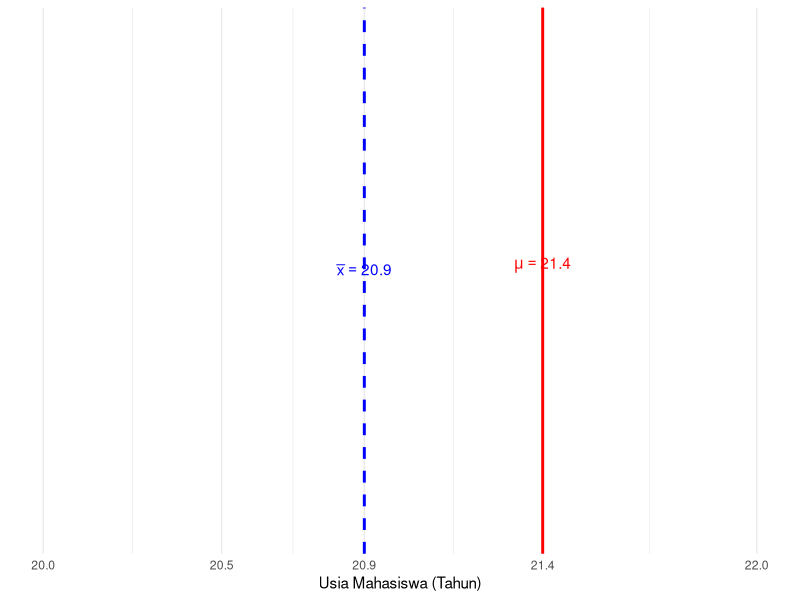
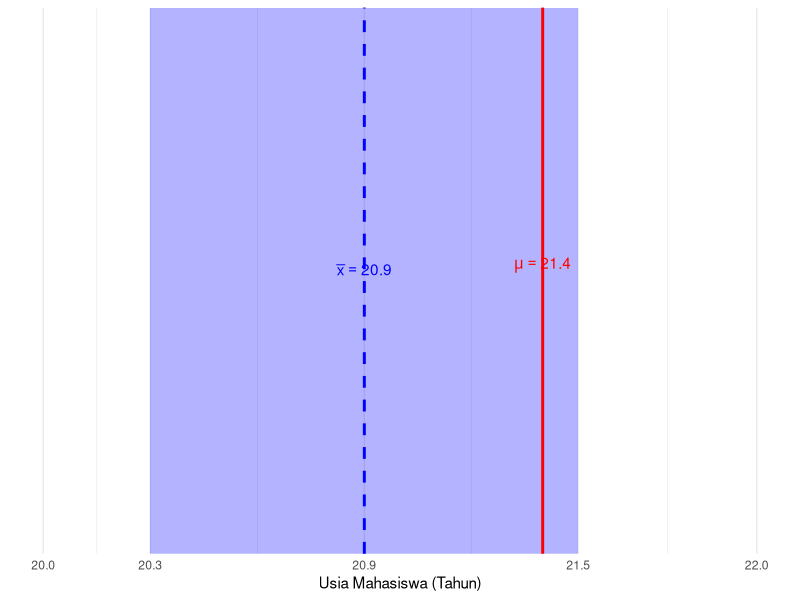
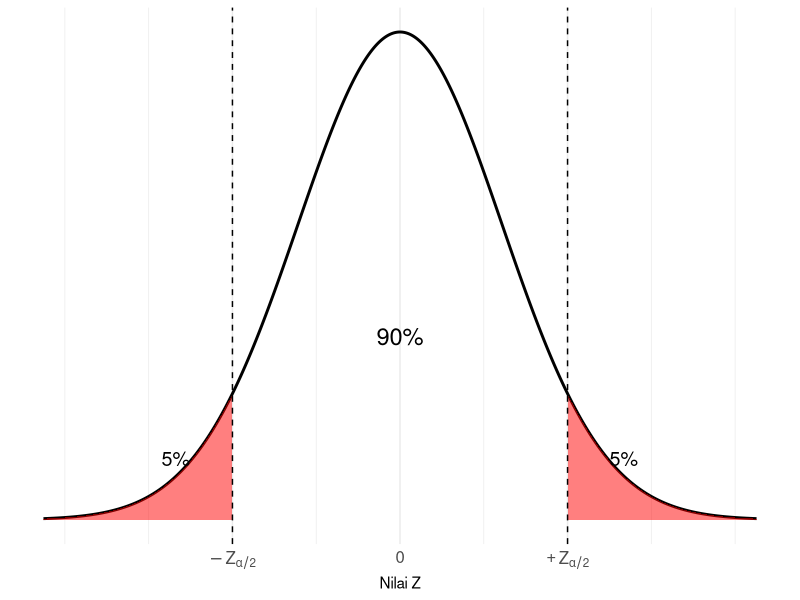

R code for these plots, in order: (Note: this script raises an error after producing the figures.)
## ---- chunk 1
library(kableExtra)
data <- data.frame(
    "Ukuran" = c(
        "Rata-rata", "Simpangan baku", "Variansi", "Proporsi", "Jumlah nilai", "Ukuran observasi"
    ),
    "Statistik (Sampel)" = c(
        "$\\bar{x}$", "$s$", "$s^2$", "$\\hat{p}$", "$x$", "$n$"
    ),
    "Parameter (Populasi)" = c(
        "$\\mu$", "$\\sigma$", "$\\sigma^2$", "$P$", "$X$", "$N$"
    ),
    check.names = FALSE
)
data |>
    kbl(
        caption = "Simbol-simbol yang Digunakan Untuk Statistik dan Parameter",
        escape = FALSE, align = "l"
    ) |>
    kable_styling(
        bootstrap_options = c("striped", "hover", "condensed", "responsive"), full_width = F
    )
## ---- chunk 2
library(ggplot2)
ggplot() +
    geom_vline(
        xintercept = 20.9,
        linetype = "dashed",
        color = "blue",
        size = 1
    ) +
    geom_vline(
        xintercept = 21.4,
        linetype = "solid",
        color = "red",
        size = 1
    ) +
    annotate(
        "text",
        x = 20.9,
        y = 1.05,
        label = expression(bar(x) == 20.9),
        color = "blue",
        vjust = -0.5
    ) +
    annotate(
        "text",
        x = 21.4,
        y = 1.05,
        label = expression(mu == 21.4),
        color = "red",
        vjust = -0.5
    ) +
    scale_y_continuous(labels = NULL, breaks = NULL) +
    scale_x_continuous(breaks = c(20.0, 20.5, 20.9, 21.4, 22.0), limits = c(20.0, 22.0)) +
    labs(x = "Usia Mahasiswa (Tahun)", y = NULL) +
    theme_minimal() +
    theme(axis.line.y = element_blank(), axis.ticks.y = element_blank(), panel.grid.major.y = element_blank(), panel.grid.minor.y = element_blank())
## ---- chunk 3
library(ggplot2)
ggplot() +
    annotate("rect", xmin = 20.9 - 0.6, xmax = 20.9 + 0.6, ymin = -Inf, ymax = Inf, alpha = 0.3, fill = "blue") +
    geom_vline(xintercept = 20.9, linetype = "dashed", color = "blue", size = 1) +
    geom_vline(xintercept = 21.4, linetype = "solid", color = "red", size = 1) +
    annotate("text", x = 20.9, y = 1.05, label = expression(bar(x) == 20.9), color = "blue", vjust = -0.5) +
    annotate("text", x = 21.4, y = 1.05, label = expression(mu == 21.4), color = "red", vjust = -0.5) +
    scale_y_continuous(labels = NULL, breaks = NULL) +
    scale_x_continuous(breaks = c(20.0, 20.3, 20.9, 21.5, 22.0), limits = c(20.0, 22.0)) +
    labs(x = "Usia Mahasiswa (Tahun)", y = NULL) +
    theme_minimal() +
    theme(axis.line.y = element_blank(), axis.ticks.y = element_blank(), panel.grid.major.y = element_blank(), panel.grid.minor.y = element_blank())
## ---- chunk 4
library(ggplot2)

x <- seq(-3.5, 3.5, length.out = 1000)
y <- dnorm(x)
df <- data.frame(x, y)

alpha <- 0.10
z_alphahalve <- qnorm(1 - alpha/2)

df_left <- df[df$x <= -z_alphahalve, ]
df_right <- df[df$x >= z_alphahalve, ]

ggplot(df, aes(x, y)) +
    geom_line(linewidth = 1) +
    geom_area(data = df_left, aes(x, y), fill = "red", alpha = 0.5) +
    geom_area(data = df_right, aes(x, y), fill = "red", alpha = 0.5) +
    geom_vline(xintercept = -z_alphahalve, linetype = "dashed") +
    geom_vline(xintercept = z_alphahalve, linetype = "dashed") +
    scale_y_continuous(labels = NULL, breaks = NULL) +
    scale_x_continuous(
        breaks = c(-z_alphahalve, 0, z_alphahalve),
        labels = c(expression(-Z[alpha/2]), "0", expression(+Z[alpha/2]))
    ) +
    annotate("text", x = -2.2, y = 0.05, label = "5%", color = "black", size = 5) +
    annotate("text", x = 2.2, y = 0.05, label = "5%", color = "black", size = 5) +
    annotate("text", x = 0, y = 0.15, label = "90%", color = "black", size = 6) +
    labs(x = "Nilai Z", y = NULL) +
    theme_minimal() +
    theme(
        axis.line.y = element_blank(),
        axis.ticks.y = element_blank(),
        panel.grid.major.y = element_blank(),
        panel.grid.minor.y = element_blank(),
        axis.text.x = element_text(size = 12)
    )
## ---- chunk 5
data_sewa |>
  group_by(jenis.tempat.tinggal) |>
  summarize(
    'n' = n(),
    'Rata-rata Jarak (km)' = round(mean(jarak.km), 2),
    'Simpangan Baku (km)' = round(sd(jarak.km), 2)
  ) |>
  kbl(
    caption = 'Statistik Jarak Tempat Tinggal per Jenis Hunian',
    col.names = c('Jenis Tempat Tinggal', '$n$', '$\\bar{x}$ (km)', '$s$ (km)'),
    escape = FALSE, align = 'lccc',
    format.args = list(decimal.mark = ',', big.mark = '.')
  ) |>
  kable_styling(
    bootstrap_options = c('striped', 'hover', 'condensed', 'responsive'),
    full_width = FALSE
  )
## ---- chunk 6
knitr::include_graphics("images/bab-6-membagi-2-alpha.png")
## ---- chunk 7
knitr::include_graphics("images/bab-6-mencari-z.PNG")
## ---- chunk 8
library(ggplot2)

df_ci <- data.frame(
  hunian = factor(
    c('Kos Sendiri', 'Rumah Mengontrak\nBersama', 'Kos Bersama-sama'),
    levels = c('Kos Bersama-sama', 'Rumah Mengontrak\nBersama', 'Kos Sendiri')
  ),
  mean = c(4.78, 4.79, 4.91),
  lower = c(4.47, 4.39, 3.78),
  upper = c(5.09, 5.19, 6.04),
  n = c(200, 107, 25)
)

ggplot(df_ci, aes(y = hunian, x = mean)) +
  geom_errorbarh(
    aes(xmin = lower, xmax = upper, color = hunian),
    height = 0.25, linewidth = 1.2
  ) +
  geom_point(aes(color = hunian), size = 4) +
  geom_text(
    aes(label = paste0('n = ', n), x = upper),
    hjust = -0.2, size = 3.5, color = 'gray40'
  ) +
  geom_text(
    aes(label = paste0('[', lower, '; ', upper, ']'), x = mean),
    vjust = -1.1, size = 3, color = 'gray30'
  ) +
  scale_color_manual(values = c(
    'Kos Sendiri' = '#2166AC',
    'Rumah Mengontrak\nBersama' = '#4DAC26',
    'Kos Bersama-sama' = '#D7191C'
  )) +
  scale_x_continuous(
    limits = c(3.3, 6.7),
    breaks = seq(3.5, 6.5, by = 0.5),
    labels = function(x) format(x, decimal.mark = ',')
  ) +
  labs(
    x = 'Rata-rata Jarak Tempat Tinggal (km)',
    y = NULL
  ) +
  theme_minimal(base_size = 11) +
  theme(
    legend.position = 'none',
    panel.grid.minor = element_blank(),
    axis.text.y = element_text(size = 10)
  )
## ---- chunk 9
data_sewa |>
  group_by(jenis.tempat.tinggal) |>
  summarize(
    'n' = n()
  ) |>
  mutate(
    'Proporsi' = round(n / sum(n), 3)
  ) |>
  kbl(
    caption = 'Proporsi Mahasiswa Berdasarkan Jenis Tempat Tinggal',
    col.names = c('Jenis Tempat Tinggal', '$n$', '$\\hat{p}$'),
    escape = FALSE, align = 'lccc',
    format.args = list(decimal.mark = ',', big.mark = '.')
  ) |>
  kable_styling(
    bootstrap_options = c('striped', 'hover', 'condensed', 'responsive'),
    full_width = FALSE
  )
## ---- chunk 10
knitr::include_graphics("images/bab-6-membagi-2-alpha-91.png")
## ---- chunk 11
knitr::include_graphics("images/bab-6-mencari-z-91.png")
## ---- chunk 12
library(ggplot2)

df_ci_prop <- data.frame(
  hunian = factor(
    c('Kos Sendiri', 'Rumah Mengontrak\nBersama', 'Kos Bersama-sama'),
    levels = c('Kos Bersama-sama', 'Rumah Mengontrak\nBersama', 'Kos Sendiri')
  ),
  prop = c(0.601, 0.321, 0.075),
  lower = c(0.5659, 0.2875, 0.0561),
  upper = c(0.6361, 0.3545, 0.0939),
  n = c(200, 107, 25)
)

ggplot(df_ci_prop, aes(y = hunian, x = prop)) +
  geom_errorbarh(
    aes(xmin = lower, xmax = upper, color = hunian),
    height = 0.25, linewidth = 1.2
  ) +
  geom_point(aes(color = hunian), size = 4) +
  geom_text(
    aes(label = paste0('n = ', n), x = upper),
    hjust = -0.2, size = 3.5, color = 'gray40'
  ) +
  geom_text(
    aes(
      label = paste0(
        '[', scales::percent(lower, accuracy = 0.01, decimal.mark = ','),
        '; ', scales::percent(upper, accuracy = 0.01, decimal.mark = ','), ']'
      ),
      x = prop
    ),
    vjust = -1.1, size = 3, color = 'gray30'
  ) +
  scale_color_manual(values = c(
    'Kos Sendiri' = '#2166AC',
    'Rumah Mengontrak\nBersama' = '#4DAC26',
    'Kos Bersama-sama' = '#D7191C'
  )) +
  scale_x_continuous(
    limits = c(0, 0.75),
    labels = scales::percent_format(accuracy = 1, decimal.mark = ',')
  ) +
  labs(
    x = 'Proporsi Mahasiswa',
    y = NULL
  ) +
  theme_minimal(base_size = 11) +
  theme(
    legend.position = 'none',
    panel.grid.minor = element_blank(),
    axis.text.y = element_text(size = 10)
  )
## ---- chunk 13
library(ggplot2)
mean_val <- 165
sd_val <- 2
n <- 200
se <- sd_val / sqrt(n)
ci_90 <- mean_val + c(-1, 1) * qnorm(0.95) * se
ci_95 <- mean_val + c(-1, 1) * qnorm(0.975) * se
ci_99 <- mean_val + c(-1, 1) * qnorm(0.995) * se

df_cl <- data.frame(
    CL = factor(c("99%", "95%", "90%"), levels = c("99%", "95%", "90%")),
    ymin = c(ci_99[1], ci_95[1], ci_90[1]),
    ymax = c(ci_99[2], ci_95[2], ci_90[2])
)

ggplot(df_cl, aes(y = CL, x = mean_val)) +
    geom_errorbarh(aes(xmin = ymin, xmax = ymax, color = CL), height = 0.2, size = 1.5) +
    geom_point(color = "black", size = 3) +
    geom_vline(xintercept = mean_val, linetype = "dashed", color = "black") +
    scale_color_manual(values = c("99%" = "purple", "95%" = "green", "90%" = "blue")) +
    labs(x = "Tinggi Badan (cm)", y = "Tingkat Kepercayaan") +
    theme_minimal() +
    theme(legend.position = "none") +
    scale_x_continuous(limits = c(min(ci_99) - 0.1, max(ci_99) + 0.1))
